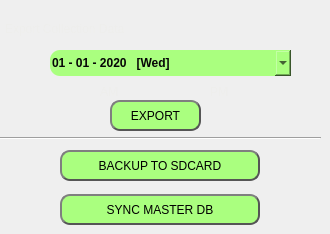
   <widget class="QWidget" name="page">
    <widget class="QPushButton" name="pushButton">
     <property name="geometry">
      <rect>
       <x>110</x>
       <y>100</y>
       <width>91</width>
       <height>31</height>
      </rect>
     </property>
     <property name="styleSheet">
      <string notr="true">

QPushButton {
	color: black;
    color: black;
    border: 2px solid #555;
background-color:#aaff7f;
    border-radius: 10px;
    border-style: outset;
    padding: 5px;
font: 12pt &quot;Sans Serif&quot;;
    }

QPushButton:hover {

    background: qradialgradient(
        cx: 0.3, cy: -0.4, fx: 0.3, fy: -0.4,
        radius: 1.35, stop: 0 #fff, stop: 1 #ffcd34

        );

    }

QPushButton:pressed {
    border-style: inset;
    background: qradialgradient(
        cx: 0.4, cy: -0.1, fx: 0.4, fy: -0.1,
        radius: 1.35, stop: 0 #fff, stop: 1 #bbb
        );
	

    }
</string>
     </property>
     <property name="text">
      <string>EXPORT</string>
     </property>
    </widget>
    <widget class="QDateTimeEdit" name="dateTimeEdit">
     <property name="geometry">
      <rect>
       <x>50</x>
       <y>50</y>
       <width>241</width>
       <height>26</height>
      </rect>
     </property>
     <property name="styleSheet">
      <string notr="true">font: 12pt &quot;Sans Serif&quot;;
font-weight: bold;
color: rgb(6, 6, 6);
background-color: rgb(170, 255, 127);
border-radius:10px;</string>
     </property>
     <property name="date">
      <date>
       <year>2020</year>
       <month>1</month>
       <day>1</day>
      </date>
     </property>
     <property name="displayFormat">
      <string>dd - MM - yyyy   [ddd]</string>
     </property>
     <property name="calendarPopup">
      <bool>true</bool>
     </property>
    </widget>
    <widget class="Line" name="line">
     <property name="geometry">
      <rect>
       <x>0</x>
       <y>130</y>
       <width>321</width>
       <height>16</height>
      </rect>
     </property>
     <property name="orientation">
      <enum>Qt::Horizontal</enum>
     </property>
    </widget>
    <widget class="QLabel" name="label_33">
     <property name="geometry">
      <rect>
       <x>0</x>
       <y>0</y>
       <width>321</width>
       <height>15</height>
      </rect>
     </property>
     <property name="styleSheet">
      <string notr="true">background-image: url(:/img/img/dairypos320.jpg);</string>
     </property>
     <property name="text">
      <string/>
     </property>
    </widget>
    <widget class="QLabel" name="label">
     <property name="geometry">
      <rect>
       <x>5</x>
       <y>20</y>
       <width>161</width>
       <height>17</height>
      </rect>
     </property>
     <property name="styleSheet">
      <string notr="true">color: rgb(238, 238, 236);
background-color: transparent;</string>
     </property>
     <property name="text">
      <string>Export Collection Data</string>
     </property>
    </widget>
    <widget class="QRadioButton" name="radioButton">
     <property name="geometry">
      <rect>
       <x>80</x>
       <y>80</y>
       <width>50</width>
       <height>23</height>
      </rect>
     </property>
     <property name="styleSheet">
      <string notr="true">color: rgb(238, 238, 236);
background-color: transparent;</string>
     </property>
     <property name="text">
      <string>AM</string>
     </property>
    </widget>
    <widget class="QRadioButton" name="radioButton_2">
     <property name="geometry">
      <rect>
       <x>190</x>
       <y>80</y>
       <width>50</width>
       <height>23</height>
      </rect>
     </property>
     <property name="styleSheet">
      <string notr="true">color: rgb(238, 238, 236);
background-color: transparent;</string>
     </property>
     <property name="text">
      <string>PM</string>
     </property>
    </widget>
    <widget class="QPushButton" name="pushButton_2">
     <property name="geometry">
      <rect>
       <x>60</x>
       <y>150</y>
       <width>200</width>
       <height>31</height>
      </rect>
     </property>
     <property name="styleSheet">
      <string notr="true">

QPushButton {
	color: black;
    color: black;
    border: 2px solid #555;
background-color:#aaff7f;
    border-radius: 10px;
    border-style: outset;
    padding: 5px;
font: 12pt &quot;Sans Serif&quot;;
    }

QPushButton:hover {

    background: qradialgradient(
        cx: 0.3, cy: -0.4, fx: 0.3, fy: -0.4,
        radius: 1.35, stop: 0 #fff, stop: 1 #ffcd34

        );

    }

QPushButton:pressed {
    border-style: inset;
    background: qradialgradient(
        cx: 0.4, cy: -0.1, fx: 0.4, fy: -0.1,
        radius: 1.35, stop: 0 #fff, stop: 1 #bbb
        );
	

    }
</string>
     </property>
     <property name="text">
      <string>BACKUP TO SDCARD</string>
     </property>
    </widget>
    <widget class="QPushButton" name="pushButton_3">
     <property name="geometry">
      <rect>
       <x>60</x>
       <y>194</y>
       <width>200</width>
       <height>31</height>
      </rect>
     </property>
     <property name="styleSheet">
      <string notr="true">

QPushButton {
	color: black;
    color: black;
    border: 2px solid #555;
background-color:#aaff7f;
    border-radius: 10px;
    border-style: outset;
    padding: 5px;
font: 12pt &quot;Sans Serif&quot;;
    }

QPushButton:hover {

    background: qradialgradient(
        cx: 0.3, cy: -0.4, fx: 0.3, fy: -0.4,
        radius: 1.35, stop: 0 #fff, stop: 1 #ffcd34

        );

    }

QPushButton:pressed {
    border-style: inset;
    background: qradialgradient(
        cx: 0.4, cy: -0.1, fx: 0.4, fy: -0.1,
        radius: 1.35, stop: 0 #fff, stop: 1 #bbb
        );
	

    }
</string>
     </property>
     <property name="text">
      <string>SYNC MASTER DB</string>
     </property>
    </widget>
   </widget>
